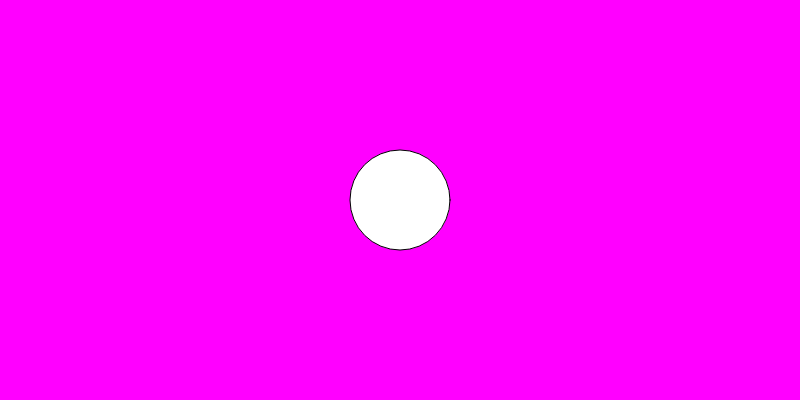
Frame 1 (no input)
Frame 60 (no input): identical to frame 1, image omitted
Frame 120 (the mouse pressed at the canvas centre since frame 60): identical to frame 1, image omitted

The p5.js sketch that drew this single still picture (run headless with seeded random() and noise() and a simulated clock; from frame 60 on, the mouse is pressed at the canvas centre):

// p5.js sketch
// ── sketch.js
function setup() {
	createCanvas(800, 400);
}

function draw() {
  background(255, 0, 255);
  ellipse(400, 200, 100, 100)

}
